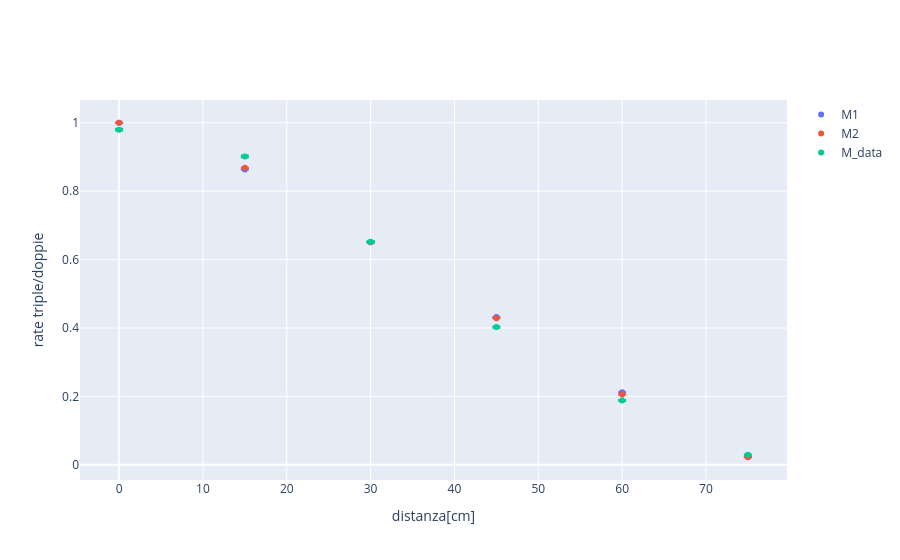

Notebook code cell kept with this figure:
### Markdown cell above
# Minerva

### Code cell
tM_S = np.array(sim_M['triple'])
dM_S = np.array(sim_M['doppie'])
tM = np.array(df_M[' pgm_triple'])
dM = np.array(df_M[' pg_doppie'])

err_data = [ float(frac([tM[i], dM[i]])) for i in range(len(tM))]
err_sim = [ float(frac([tM_S[i], dM_S[i]])) for i in range(len(tM_S))]

err_sim1 = err_sim[:len(sim_M_1["Mx"]):]
err_sim2 = err_sim[len(sim_M_1["Mx"])::]

fig = go.Figure()

fig.add_trace( go.Scatter( x = sim_M_1['Mx'] , y = ((sim_M_1['triple'])/(sim_M_1['doppie'])) , mode = 'markers' , name = 'M1' , error_y = dict( type='data' , array=err_sim1 , visible = True)))

fig.add_trace( go.Scatter( x = sim_M_2['Mx'] , y = ((sim_M_2['triple'])/(sim_M_2['doppie'])) , mode = 'markers' , name = 'M2' , error_y = dict( type='data' , array=err_sim2 , visible = True)))

fig.add_trace( go.Scatter( x = df_M['m_distanza[cm]'] , y = ((df_M[' pgm_triple'])/(df_M[' pg_doppie'])) , mode = 'markers' , name = 'M_data' , error_y = dict( type='data' , array=err_data , visible = True)))

fig.update_xaxes( title_text = 'distanza[cm]')
fig.update_yaxes( title_text = 'rate triple/doppie')
fig.show()

### Figure 1 — Plotly figure (JSON) as saved in the notebook; plotly's stock layout.template omitted (floating-point values rounded to 4 significant figures)
{"data": [{"error_y": {"array": [0.0002515, 0.0002302, 0.0001972, 0.0001634, 0.0001264, 6.935e-05], "type": "data", "visible": true}, "mode": "markers", "name": "M1", "type": "scatter", "x": [0, 15, 30, 45, 60, 75], "y": [1.0, 0.8636, 0.6505, 0.4322, 0.2119, 0.02297]}, {"error_y": {"array": [0.0002515, 0.0002309, 0.0001972, 0.0001628, 0.0001253, 6.88e-05], "type": "data", "visible": true}, "mode": "markers", "name": "M2", "type": "scatter", "x": [0, 15, 30, 45, 60, 75], "y": [1.0, 0.8683, 0.6505, 0.4284, 0.2059, 0.02226]}, {"error_y": {"array": [0.002682, 0.002503, 0.002169, 0.00183, 0.001423, 0.0008342], "type": "data", "visible": true}, "mode": "markers", "name": "M_data", "type": "scatter", "x": [0, 15, 30, 45, 60, 75], "y": [0.9797, 0.9015, 0.6518, 0.4027, 0.1882, 0.02979]}], "layout": {"xaxis": {"title": {"text": "distanza[cm]"}}, "yaxis": {"title": {"text": "rate triple/doppie"}}}}
